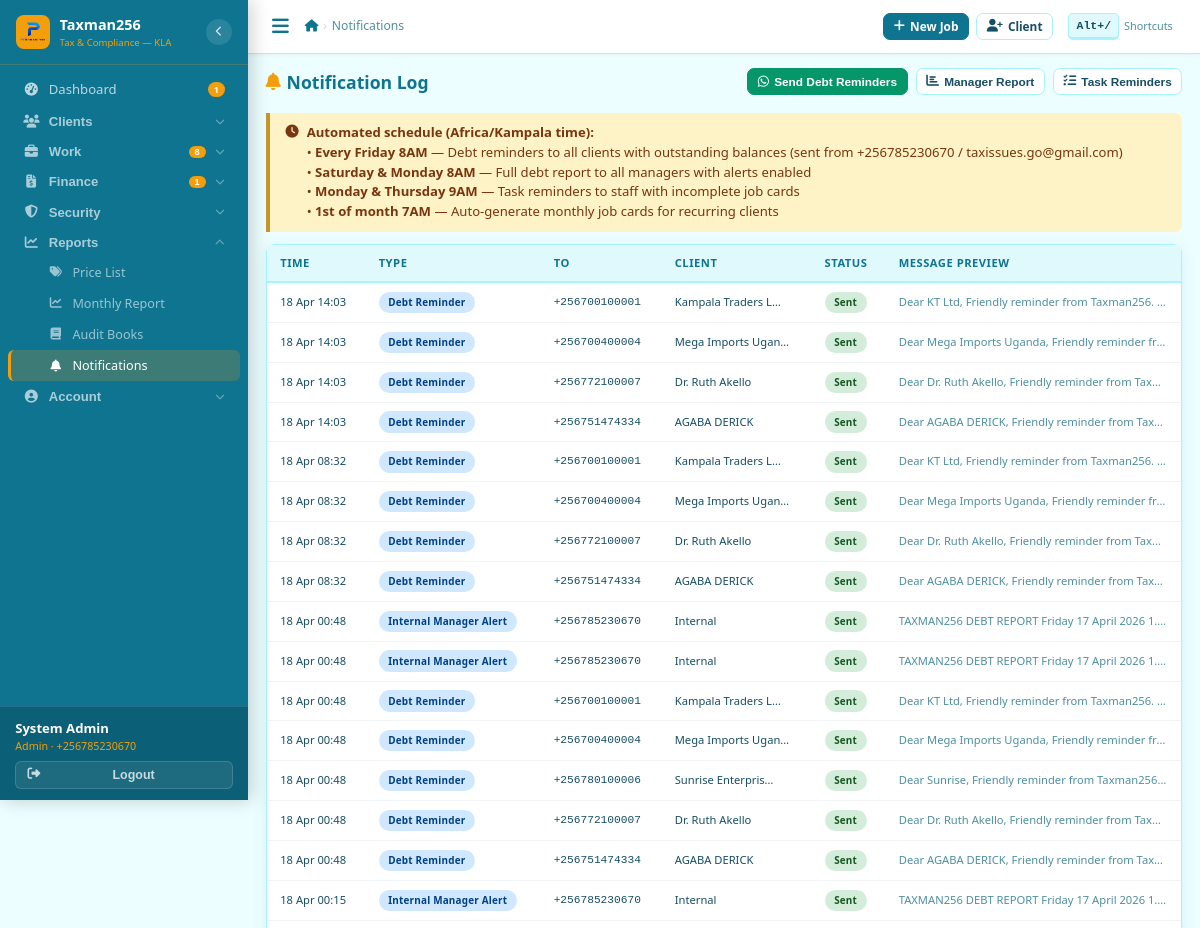
Page /notifications/ (signed in, upper part) on the earlier database version.
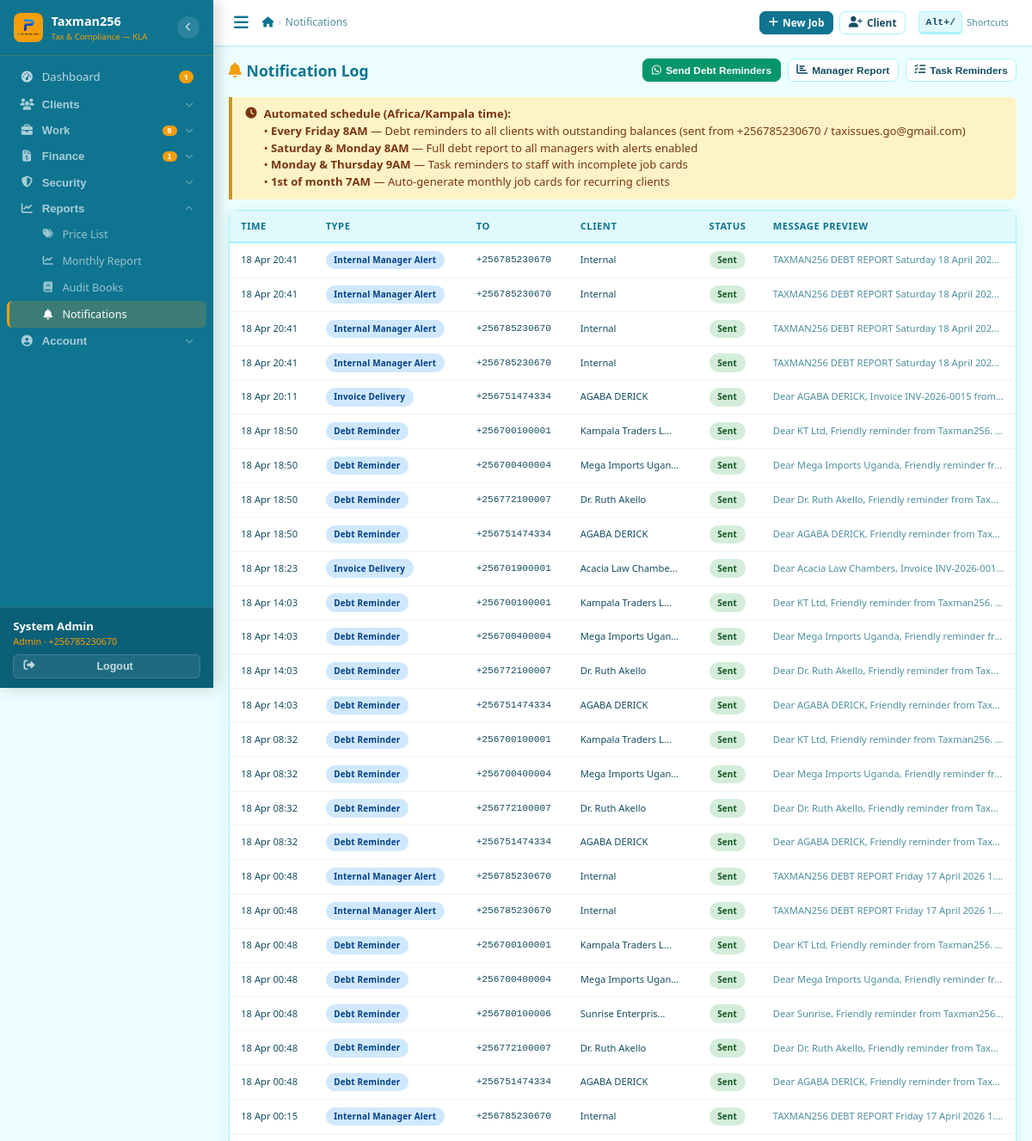
Same page on the later database version.
### notifications/models.py (models this page shows, shortened)
class NotificationLog(models.Model):
    TYPE = [
        ('debt_reminder','Debt Reminder'),('invoice_delivery','Invoice Delivery'),
        ('deadline_alert','Deadline Alert'),('internal_alert','Internal Manager Alert'),
        ('payment_confirmation','Payment Confirmation'),
    ]
    STATUS = [('queued','Queued'),('sent','Sent'),('delivered','Delivered'),('failed','Failed')]
    client = models.ForeignKey(Client, on_delete=models.SET_NULL, null=True, blank=True)
    recipient_number = models.CharField(max_length=30)
    message_type = models.CharField(max_length=30, choices=TYPE)
    message_body = models.TextField()
    attachment_url = models.URLField(blank=True)
    status = models.CharField(max_length=20, choices=STATUS, default='queued')
    sent_at = models.DateTimeField(null=True, blank=True)
    error_message = models.TextField(blank=True)
    triggered_by = models.ForeignKey(User, on_delete=models.SET_NULL, null=True, blank=True)
    created_at = models.DateTimeField(auto_now_add=True)
    class Meta:
        ordering = ['-created_at']

### clients/models.py (models this page shows, shortened)
class Client(models.Model):
    CLIENT_TYPE = [('individual','Individual'),('company','Company'),('ngo','NGO'),('partnership','Partnership')]
    STATUS = [('active','Active'),('dormant','Dormant'),('suspended','Suspended'),('blacklisted','Blacklisted')]
    client_id = models.CharField(max_length=20, unique=True, editable=False)
    client_type = models.CharField(max_length=20, choices=CLIENT_TYPE, default='individual')
    full_name = models.CharField(max_length=200)
    trading_name = models.CharField(max_length=200, blank=True)
    tin = models.CharField(max_length=50, blank=True, unique=False, verbose_name='TIN')
    phone_primary = models.CharField(max_length=20)
    phone_whatsapp = models.CharField(max_length=20, blank=True)
    email = models.EmailField(blank=True)
    physical_address = models.CharField(max_length=300, blank=True)
    district = models.CharField(max_length=100, default='Kampala')
    date_registered = models.DateField(auto_now_add=True)
    referred_by = models.ForeignKey('self', null=True, blank=True, on_delete=models.SET_NULL, related_name='referrals')
    assigned_officer = models.ForeignKey(User, on_delete=models.SET_NULL, null=True, related_name='assigned_clients')
    status = models.CharField(max_length=20, choices=STATUS, default='active')
    notes = models.TextField(blank=True)
    total_outstanding = models.DecimalField(max_digits=15, decimal_places=2, default=0)
    last_transaction_date = models.DateField(null=True, blank=True)
    created_by = models.ForeignKey(User, on_delete=models.SET_NULL, null=True, related_name='created_clients')
    created_at = models.DateTimeField(auto_now_add=True)
    updated_at = models.DateTimeField(auto_now=True)
    class Meta:
        ordering = ['-created_at']
    def get_display_name(self):
        return self.full_name

### notifications/views.py (the view)
# urls.py: path('',               views.notification_list,       name='list'),
@login_required
def notification_list(request):
    logs = NotificationLog.objects.select_related('client','triggered_by').all()[:200]
    return render(request, 'notifications/log_list.html', {'logs': logs})

### templates/notifications/log_list.html (shortened to what this page needs)
{% extends 'base.html' %}
{% block nav_notif %}active{% endblock %}
{% block breadcrumbs %}<li class="active">Notifications</li>{% endblock %}
{% block content %}
<div class="page-hdr">
  <h4 class="page-title"><i class="fas fa-bell"></i>Notification Log</h4>
  <div class="flex gap-2 flex-wrap">
    <form method="post" action="{% url 'notifications:send_reminders' %}">{% csrf_token %}
      <button class="btn btn-success btn-sm"><i class="fab fa-whatsapp"></i> Send Debt Reminders</button>
    </form>
    <form method="post" action="{% url 'notifications:manager_report' %}">{% csrf_token %}
      <button class="btn btn-outline btn-sm"><i class="fas fa-chart-bar"></i> Manager Report</button>
    </form>
    <form method="post" action="{% url 'notifications:task_reminders' %}">{% csrf_token %}
      <button class="btn btn-outline btn-sm"><i class="fas fa-tasks"></i> Task Reminders</button>
    </form>
  </div>
</div>
<div class="alert alert-note mb-3">
  <i class="fas fa-clock"></i>
  <div>
    <strong>Automated schedule (Africa/Kampala time):</strong><br>
    • <strong>Every Friday 8AM</strong> — Debt reminders to all clients with outstanding balances (sent from {{ firm_phone }} / {{ firm_email }})<br>
    • <strong>Saturday &amp; Monday 8AM</strong> — Full debt report to all managers with alerts enabled<br>
    • <strong>Monday &amp; Thursday 9AM</strong> — Task reminders to staff with incomplete job cards<br>
    • <strong>1st of month 7AM</strong> — Auto-generate monthly job cards for recurring clients
  </div>
</div>
<div class="card">
  <div class="tbl-wrap">
    <table class="tbl">
      <thead><tr><th>Time</th><th>Type</th><th>To</th><th>Client</th><th>Status</th><th>Message Preview</th></tr></thead>
      <tbody>
        {% for log in logs %}
        <tr>
          <td class="fs-xs" style="white-space:nowrap">{{ log.created_at|date:"d M H:i" }}</td>
          <td><span class="badge badge-open" style="font-size:.62rem">{{ log.get_message_type_display }}</span></td>
          <td class="fs-xs" style="font-family:monospace">{{ log.recipient_number }}</td>
          <td class="fs-xs">{{ log.client.get_display_name|default:"Internal"|truncatechars:18 }}</td>
          <td><span class="badge badge-{% if log.status == 'sent' or log.status == 'delivered' %}active{% elif log.status == 'failed' %}suspended{% else %}in_progress{% endif %}" style="font-size:.62rem">{{ log.get_status_display }}</span></td>
          <td class="fs-xs text-muted" style="max-width:280px;overflow:hidden;text-overflow:ellipsis;white-space:nowrap">{{ log.message_body|truncatechars:70 }}</td>
        </tr>
        {% empty %}
        <tr><td colspan="6"><div class="empty-state"><i class="fas fa-bell"></i><p>No notifications yet. Click a button above to trigger one manually.</p></div></td></tr>
        {% endfor %}
      </tbody>
    </table>
  </div>
</div>
{% endblock %}

Differences in the rows shown:
added NotificationLog: created_at "18 Apr 20:41", message_type "Internal Manager Alert", recipient_number "+256785230670", client.get_display_name "Internal", status "Sent", message_body "TAXMAN256 DEBT REPORT Saturday 18 April 202…"
added NotificationLog: created_at "18 Apr 20:41", message_type "Internal Manager Alert", recipient_number "+256785230670", client.get_display_name "Internal", status "Sent", message_body "TAXMAN256 DEBT REPORT Saturday 18 April 202…"
added NotificationLog: created_at "18 Apr 20:41", message_type "Internal Manager Alert", recipient_number "+256785230670", client.get_display_name "Internal", status "Sent", message_body "TAXMAN256 DEBT REPORT Saturday 18 April 202…"
added NotificationLog: created_at "18 Apr 20:41", message_type "Internal Manager Alert", recipient_number "+256785230670", client.get_display_name "Internal", status "Sent", message_body "TAXMAN256 DEBT REPORT Saturday 18 April 202…"
added NotificationLog: created_at "18 Apr 20:11", message_type "Invoice Delivery", recipient_number "+256751474334", client.get_display_name "AGABA DERICK", status "Sent", message_body "Dear AGABA DERICK, Invoice INV-2026-0015 from…"
added NotificationLog: created_at "18 Apr 18:50", message_type "Debt Reminder", recipient_number "+256700100001", client.get_display_name "Kampala Traders L…", status "Sent", message_body "Dear KT Ltd, Friendly reminder from Taxman256.…"
added NotificationLog: created_at "18 Apr 18:50", message_type "Debt Reminder", recipient_number "+256700400004", client.get_display_name "Mega Imports Ugan…", status "Sent", message_body "Dear Mega Imports Uganda, Friendly reminder fr…"
added NotificationLog: created_at "18 Apr 18:50", message_type "Debt Reminder", recipient_number "+256772100007", client.get_display_name "Dr. Ruth Akello", status "Sent", message_body "Dear Dr. Ruth Akello, Friendly reminder from Tax…"
added NotificationLog: created_at "18 Apr 18:50", message_type "Debt Reminder", recipient_number "+256751474334", client.get_display_name "AGABA DERICK", status "Sent", message_body "Dear AGABA DERICK, Friendly reminder from Tax…"
added NotificationLog: created_at "18 Apr 18:23", message_type "Invoice Delivery", recipient_number "+256701900001", client.get_display_name "Acacia Law Chambe…", status "Sent", message_body "Dear Acacia Law Chambers, Invoice INV-2026-001…"
